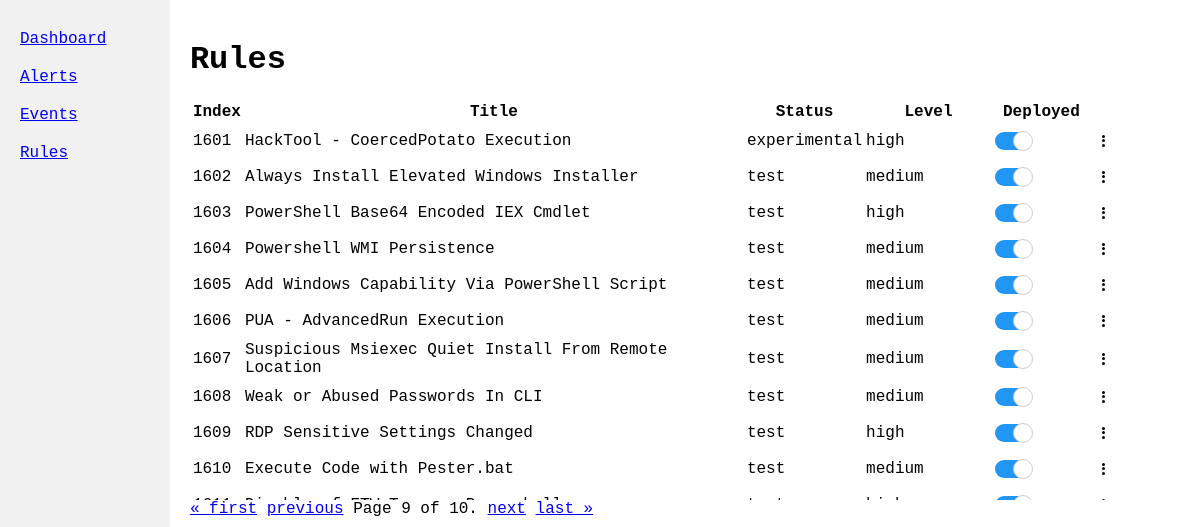
/rules/?page=9, run on the app's committed database.
### utils/rule_item.py (models this page shows, shortened)
class RuleItem(Rule):
    def to_rule_filter(self) -> Dict:
        detection = self.detection.copy()
        detection["evaluation"] = self.create_eval_expression()
        detection.pop("condition")
        return {"id": self.id, "logsource": self.logsource, "detection": detection}

### rules/models.py (models this page shows)
class Rule(models.Model):
    title = models.CharField(max_length=200, blank=True, default="")
    id = models.CharField(max_length=200, primary_key=True)
    related = models.JSONField(blank=True, default=list)
    status = models.CharField(max_length=200, blank=True, default="")
    description = models.TextField(blank=True, default="")
    references = models.JSONField(blank=True, default=list)
    author = models.CharField(max_length=200, blank=True, default="")
    tags = models.JSONField(blank=True, default=list)
    logsource = models.JSONField(blank=True, default=dict)
    detection = models.JSONField(blank=True, default=dict)
    tags = models.JSONField(blank=True, default=list)
    logsource = models.JSONField(blank=True, default=dict)
    detection = models.JSONField(blank=True, default=dict)
    falsepositives = models.JSONField(blank=True, default=list)
    level = models.CharField(max_length=200, blank=True, default="")
    date = models.DateTimeField(auto_now_add=True)
    modified = models.DateTimeField(auto_now=True)
    is_active = models.BooleanField(default=False)

### rules/views.py (the view)
# urls.py: path('rules/', views.view_rules, name='rules'),
def view_rules(request):
    rules_list = RuleItem.objects.all().order_by('-modified')
    rules_per_page = 200
    paginator = Paginator(rules_list, rules_per_page)
    page_number = request.GET.get('page', 1)
    rules = paginator.get_page(page_number)
    return render(request, 'rules/view_rules.html', {'item_page': rules})

### rules/templates/rules/view_rules.html (shortened to what this page needs)
{% extends 'global.html' %}
{% load static %}
{% block extra_css %}
    <link rel="stylesheet" href="{% static 'rules/css/styles.css' %}">
{% endblock %}
{% block content %}
    <h1>Rules</h1>
    <div class="table-container">
        <table>
            <thead>
                <tr>
                    <th class="col-index">Index</th>
                    <th class="col-title">Title</th>
                    <th class="col-status">Status</th>
                    <th class="col-level">Level</th>
                    <th class="col-deployed">Deployed</th>
                    <th class="col-actions"></th>
                </tr>
            </thead>
            <tbody>
                {% for item in item_page %}
                <tr id="rule/{{ item.id }}">
                    <td>{{ forloop.counter0|add:item_page.start_index }}</td>
                    <td>{{ item.title }}</td>
                    <td>{{ item.status }}</td>
                    <td>{{ item.level }}</td>
                    <td>
                        <label class="switch">
                            <span class="slider round"></span>
                        </label>
                    </td>
                    <td>
                        <div class="dropdown">
                            <div class="dots">
                                <span></span>
                                <span></span>
                                <span></span>
                            </div>
                        </div>
                    </td>
                </tr>
                {% endfor %}
            </tbody>
        </table>
    </div>
    <div class="table-pagination">
        <span class="step-links">
            {% if item_page.has_previous %}
                <a href="?page=1">&laquo; first</a>
                <a href="?page={{ item_page.previous_page_number }}">previous</a>
            {% endif %}
            <span class="current">
            </span>
            {% if item_page.has_next %}
                <a href="?page={{ item_page.next_page_number }}">next</a>
                <a href="?page={{ item_page.paginator.num_pages }}">last &raquo;</a>
            {% endif %}
        </span>
    </div>
{% endblock %}

### static/css/global.css (style rules this page uses)
body { margin: 0; height: 100vh; font-family: 'Fira Code', Consolas, 'Courier New', monospace; }
.table-container { height: 400px; overflow-y: auto; }
thead th { position: sticky; top: 0; background: white; z-index: 10; }
.dropdown { position: relative; display: inline-block; cursor: pointer; }
.dots { display: flex; flex-direction: column; justify-content: space-between; height: 12px; padding: 10px; }
.dots span { display: block; width: 3px; height: 3px; background: #000; border-radius: 50%; }

### rules/static/rules/css/styles.css (style rules this page uses)
.switch { position: relative; display: inline-block; width: 32px; height: 18px; }
.slider { position: absolute; cursor: pointer; top: 0; left: 0; right: 0; bottom: 0; background-color: #ccc; -webkit-transition: .4s; transition: .4s; }
.slider:before { position: absolute; content: ""; height: 18px; width: 18px; left: 0px; bottom: -1px; background-color: white; -webkit-transition: .4s; transition: .4s; border: 1px solid #ccc; }
input:checked+.slider { background-color: #2196F3; }
input:checked+.slider:before { -webkit-transform: translateX(18px); -ms-transform: translateX(18px); transform: translateX(18px); }
.slider.round { border-radius: 18px; }
.slider.round:before { border-radius: 50%; }
.col-index { width: 5%; }
.col-title { width: 55%; }
.col-status { width: 10%; }
.col-level { width: 10%; }
.col-deployed { width: 10%; }
.col-actions { width: 10%; }

### data on the page
RuleItem: title "HackTool - CoercedPotato Execution", status "experimental", level "high"
RuleItem: title "Always Install Elevated Windows Installer", status "test", level "medium"
RuleItem: title "PowerShell Base64 Encoded IEX Cmdlet", status "test", level "high"
RuleItem: title "Powershell WMI Persistence", status "test", level "medium"
RuleItem: title "Add Windows Capability Via PowerShell Script", status "test", level "medium"
RuleItem: title "PUA - AdvancedRun Execution", status "test", level "medium"
RuleItem: title "Suspicious Msiexec Quiet Install From Remote Location", status "test", level "medium"
RuleItem: title "Weak or Abused Passwords In CLI", status "test", level "medium"
RuleItem: title "RDP Sensitive Settings Changed", status "test", level "high"
RuleItem: title "Execute Code with Pester.bat", status "test", level "medium"
